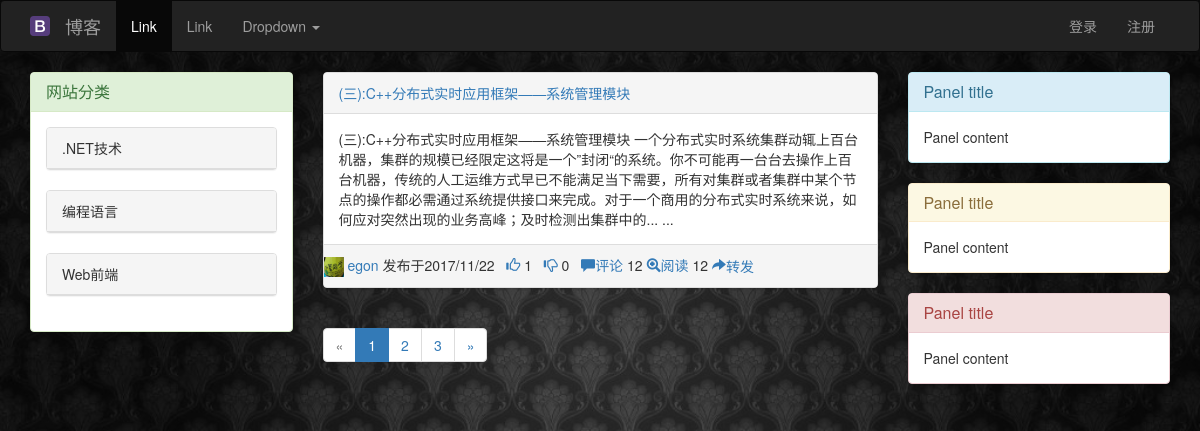
/blog_home/, run on the app's committed database.
### app03/models.py (models this page shows, shortened)
class SiteCategory(models.Model):
    title = models.CharField(max_length=16,verbose_name='菜单',default=None)

class Article(models.Model):
    nid = models.BigAutoField(primary_key=True)
    title = models.CharField(max_length=50, verbose_name='文章标题')
    desc = models.CharField(max_length=255, verbose_name='文章描述')
    read_count = models.IntegerField(default=0)
    comment_count = models.IntegerField(default=0)
    up_count = models.IntegerField(default=0)
    down_count = models.IntegerField(default=0)
    create_time = models.DateTimeField(verbose_name='创建时间', auto_now_add=True)
    category = models.ForeignKey(verbose_name='文章类型', to='Category', to_field='nid', null=True)
    user = models.ForeignKey(verbose_name='所属用户', to='UserInfo', to_field='nid')
    tags = models.ManyToManyField(
        to="Tag",
        through='Article2Tag',
        through_fields=('article', 'tag'),
    )
    site_article_category=models.ForeignKey("SiteArticleCategory",null=True)

class UserInfo(AbstractUser):  # settings:   AUTH_USER_MODEL = "blog.UserInfo"
    nid = models.BigAutoField(primary_key=True)
    nickname = models.CharField(verbose_name='昵称', max_length=32)
    telephone = models.CharField(max_length=11, blank=True, null=True, unique=True, verbose_name='手机号码')
    avatar = models.FileField(verbose_name='头像', upload_to='avatar', default="/avatar/default.png")
    create_time = models.DateTimeField(verbose_name='创建时间', auto_now_add=True)

### app03/views.py (the view)
# urls.py: url(r'^blog_home/', vw3.blog_home),
def blog_home(request, *args, **kwargs):
    if kwargs:
        print(kwargs.get('menu'))
        article_list_all = models.Article.objects.filter(site_article_category__title=kwargs.get('menu'))
        print(article_list_all)
    else:
        article_list_all = models.Article.objects.all()
    page_list = Paginator(article_list_all, 1)
    numcount = page_list.page_range
    num_pages = page_list.num_pages
    num = request.GET.get('page', 1)
    if num_pages > 10 and int(num) > 5:
        numcount = list(numcount)[int(num) - 5:int(num) + 5]
        print(numcount, type(numcount))
    else:
        numcount = list(numcount)[:10]
        print(numcount)
    article_list=page_list.page(num)
    sitecategory = models.SiteCategory.objects.all()
    return render(request, 'bloghome.html', {'article_list': article_list,
                                             'sitecategory': sitecategory,
                                             'numcount': numcount,
                                             'num': int(num),
                                             'num_pages': num_pages,
                                             'range10': range(11)
                                             })

### templates/bloghome.html (shortened to what this page needs)
<!DOCTYPE html>
<html lang="en">
<head>
    <link rel="stylesheet" href="/static/bootstrap-3.3.7-dist/css/bootstrap.min.css">
    <link rel="stylesheet" href="/static/jscss/bloghome.css">
</head>
<body>
<nav class="navbar navbar-inverse">
    <div class="container">
        <div class="navbar-header">
            <a class="navbar-brand" href="/blog_home/">
                <img alt="Brand" src="/static/logo.png" height="20" width="20">
            </a>
        </div>
        <div class="navbar-header">
            <a class="navbar-brand" href="/blog_home/">博客</a>
        </div>
        <div class="collapse navbar-collapse" id="bs-example-navbar-collapse-1">
            <ul class="nav navbar-nav">
                <li class="active"><a href="#">Link <span class="sr-only">(current)</span></a></li>
                <li><a href="#">Link</a></li>
                <li class="dropdown">
                    <a href="#" class="dropdown-toggle" data-toggle="dropdown" role="button" aria-haspopup="true"
                       aria-expanded="false">Dropdown <span class="caret"></span></a>
                </li>
            </ul>
            <ul class="nav navbar-nav navbar-right">
                {% if request.user.is_authenticated %}
                    <li><a href="/blog/{{ request.user.nickname }}"><span
                            class="glyphicon glyphicon-user"></span>{{ request.user.username }}</a></li>
                    <li><a href="/logout">注销</a></li>
                {% else %}
                    <li><a href="/login/">登录</a></li>
                    <li><a href="/register/">注册</a></li>
                {% endif %}
            </ul>
        </div>
    </div>
</nav>
<div class="container">
    <div class="row">
        <div class="col-md-3">
            <div class="panel panel-success">
                <div class="panel-heading">
                    <h3 class="panel-title">网站分类</h3>
                </div>
                <div class="panel-body">
                    {% for cate in sitecategory %}
                        <div class="panel panel-default">
                            <div class="panel-heading cate_title">{{ cate.title }}</div>
                        </div>
                    {% endfor %}
                </div>
            </div>
        </div>
        <div class="col-md-6 artical-context">
            {% for article in article_list %}
                <div class="panel panel-default">
                    <div class="panel-heading">
                        <a href="#">{{ article.title }}</a>
                    </div>
                    <div class="panel-body">
                        {{ article.desc }}
                    </div>
                    <div class="panel-footer">
                        <div class="row">
                            <img src="{{ article.user.avatar.url }}" alt="" height="20" width="20">
                            <span><a href="{% url 'authorblog' article.user.nickname %}">{{ article.user.nickname }}</a></span>
                            <span>发布于{{ article.create_time |date:"Y/m/d" }}</span>
                            <span>&nbsp;</span>
                            <a href="#"> <span class="glyphicon glyphicon-thumbs-up" aria-hidden="true"></span></a>
                            <span>{{ article.up_count }}</span>
                            <span>&nbsp;</span>
                            <a href="#"> <span class="glyphicon glyphicon-thumbs-down" aria-hidden="true"></span></a>
                            <span>{{ article.down_count }}</span>
                            <span>&nbsp;</span>
                            <a href="#"><span class="glyphicon glyphicon-comment"></span>评论</a>
                            <span>{{ article.read_count }}</span>
                            <a href="#"><span class="glyphicon glyphicon-zoom-in"></span>阅读</a>
                            <span>{{ article.read_count }}</span>
                            <a href="#"><span class="glyphicon glyphicon-share-alt">转发</span></a>
                        </div>
                    </div>
                </div>
            {% endfor %}
            <nav aria-label="Page navigation">
                <ul class="pagination">
                    {% if article_list.has_previous %}
                        <li>
                            <a href="/blog_home?page={{ article_list.previous_page_number }}" aria-label="Previous">
                                <span aria-hidden="true">&laquo;</span>
                            </a>
                        </li>
                    {% else %}
                        <li class="disabled">
                            <a href="" aria-label="Previous">
                                <span aria-hidden="true">&laquo;</span>
                            </a>
                        </li>
                    {% endif %}
                    {% for thenum in numcount %}
                        {% if num == thenum %}
                            <li class="active"><a href="/blog_home?page={{ thenum }}">{{ thenum }}</a></li>
                        {% else %}
                            <li><a href="/blog_home?page={{ thenum }}">{{ thenum }}</a></li>
                        {% endif %}
                    {% endfor %}
                    {% if article_list.has_next %}
                        <li>
                            <a href="/blog_home?page={{ article_list.next_page_number }}" aria-label="Next">
                                <span aria-hidden="true">&raquo;</span>
                            </a>
                        </li>
                    {% else %}
                        <li class="disabled">
                            <a href="" aria-label="Next">
                                <span aria-hidden="true">&raquo;</span>
                            </a>
                        </li>
                    {% endif %}
                </ul>
            </nav>
        </div>
        <div class="col-md-3">
            <div class="panel panel-info">
                <div class="panel-heading">
                    <h3 class="panel-title">Panel title</h3>
                </div>
                <div class="panel-body">
                    Panel content
                </div>
            </div>
            <div class="panel panel-warning">
                <div class="panel-heading">
                    <h3 class="panel-title">Panel title</h3>
                </div>
                <div class="panel-body">
                    Panel content
                </div>
            </div>
            <div class="panel panel-danger">
                <div class="panel-heading">
                    <h3 class="panel-title">Panel title</h3>
                </div>
                <div class="panel-body">
                    Panel content
                </div>
            </div>
        </div>
    </div>
</div>
</body>
</html>

### static/jscss/bloghome.css (style rules this page uses)
body { background: url("background.jpg"); background-size: 100%; }

### data on the page
SiteCategory: title ".NET技术"
SiteCategory: title "编程语言"
SiteCategory: title "Web前端"
Article: title "(三):C++分布式实时应用框架——系统管理模块", desc "(三):C++分布式实时应用框架——系统管理模块 一个分布式实时系统集群动辄上百台机器，集群的规模已经限定这将是一个”封闭“的系统。你不可能再一台台去操作上百台机器，传统的人工运维方式早已不能满足当下需要，所有对集群或者集群中某个节点的操作都必需通过系统提供接口来完成。对于一个商用的分布式实时系统来说，如何应对突然出现的业务高峰；及时检测出集群中的... ...", user.avatar (picture), user.nickname "egon", create_time "2017/11/22", up_count "1", down_count "0", read_count "12"

### other printed values
{{ thenum }} "1"
{{ thenum }} "2" "3"
